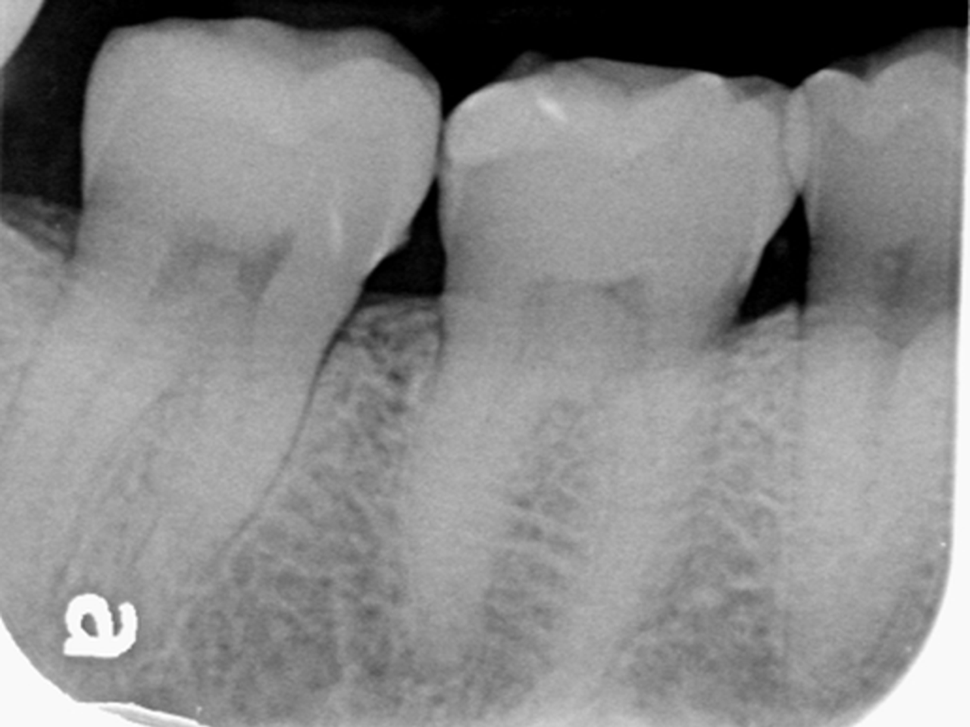
#> input picture v4.42/300_img/detect_251.png, 970 x 727 px, shrunk from 1280 x 960 before the run, found by its file name; its folder holds only this picture in this run; the run also reads 1 picture not shown here
$ jupyter execute --allow-errors IOUcopy.ipynb
#> lines starting #> are read from the running program, lines starting #| are printed output that depends on the picture; after the words box and inside, x2 and y2 are one past the last pixel; in counts of white or black regions, pixels touching at a corner belong together; long printed decimals are rounded
## 計算300-IOU

取處理前的Mask

[cell 1]
import cv2
import os
import matplotlib.pyplot as plt

# 輸入資料夾路徑
input_folder = r'C:\Users\SSTek\Desktop\LianChia\task\v4.42\300_img'

# 輸出資料夾路徑
output_folder = r'C:\Users\SSTek\Desktop\LianChia\task\v4.42\300_img_output'

# 如果輸出資料夾不存在，則創建
if not os.path.exists(output_folder):
    os.makedirs(output_folder)

# 瀏覽資料夾中的每張圖片
for filename in os.listdir(input_folder):
    if filename.endswith(".jpg") or filename.endswith(".png"):  # 可以根據需要添加其他圖片格式
        # 完整圖片路徑
        img_path = os.path.join(input_folder, filename)

        # 讀取圖片
        image = cv2.imread(img_path)
#> image is the input picture: shape (727, 970, 3); min 0, max 255, mean 136.1

        # 檢查是否成功讀取圖片
        if image is None:
            print(f"無法讀取圖片: {filename}")
            continue

        # 將圖片轉換為灰度圖
        gray_image = cv2.cvtColor(image, cv2.COLOR_BGR2GRAY)

        # 使用Otsu's方法進行二值化處理
        _, binary_mask = cv2.threshold(gray_image, 0, 255, cv2.THRESH_BINARY + cv2.THRESH_OTSU)
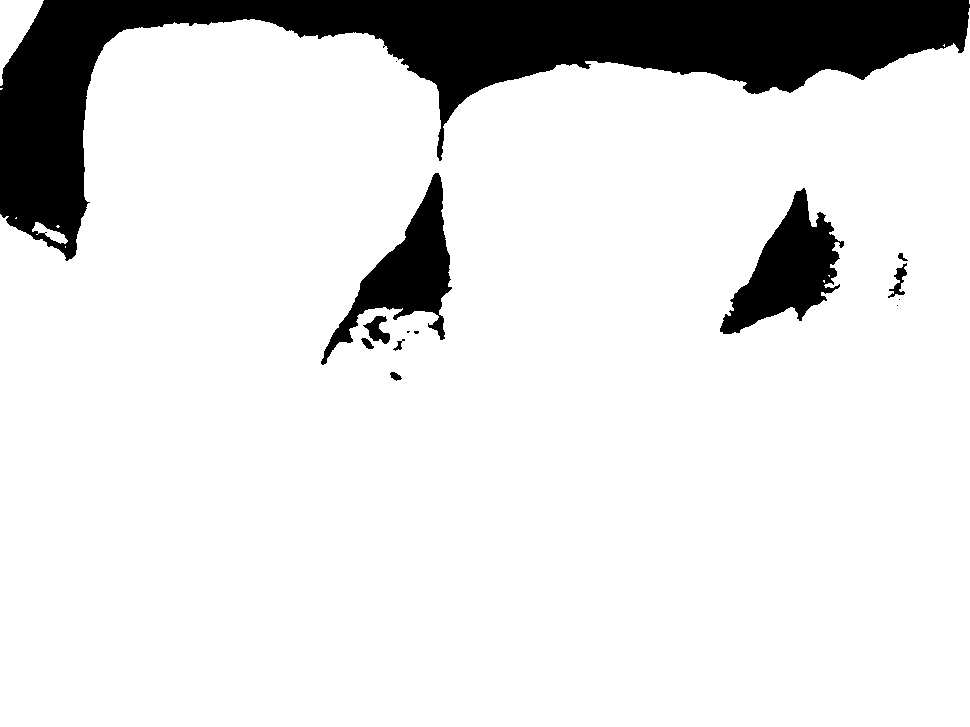
#> binary_mask: shape (727, 970); 87.6% white; 14 black regions (5 under 20 px), largest, box (x1, y1, x2, y2) and area: (0, 0, 970, 261) 70445, (720, 188, 844, 334) 8218, (321, 173, 452, 365) 7857

        # 生成新的檔名
        new_filename = os.path.splitext(filename)[0] + "_Mask" + os.path.splitext(filename)[1]

        # 保存二值化圖片到輸出資料夾
        output_path = os.path.join(output_folder, new_filename)
        cv2.imwrite(output_path, binary_mask)
        print(f"已處理並保存圖片: {output_path}")

[cell 2]
def show_img_by_path(img_path):
    test_img=cv2.cvtColor(cv2.imread(img_path),cv2.COLOR_BGR2RGB)
    plt.imshow(test_img)
    plt.show()
show_img_by_path(r'C:\Users\SSTek\Desktop\LianChia\task\v4.42\300_img_output\detect_251_Mask.png')

計算處理前的IOU

[cell 3]
import os
import numpy as np
import cv2
import matplotlib.pyplot as plt
from natsort import natsorted

def calculate_iou(mask1, mask2):
    mask1 = np.array(mask1).astype(bool)
    mask2 = np.array(mask2).astype(bool)
    intersection = np.logical_and(mask1, mask2).sum()
    union = np.logical_or(mask1, mask2).sum()
    iou = intersection / union if union != 0 else 0
    return iou

def find_best_threshold(mask_predict, mask_groundtruth):
    best_iou = 0
    best_threshold = 127  # 預設初始閾值
    ious = []

    # 測試不同閾值範圍 0-255
    for threshold in range(0, 256, 5):
        # 二值化處理
        _, mask_predict_bin = cv2.threshold(mask_predict, threshold, 255, cv2.THRESH_BINARY)
        _, mask_groundtruth_bin = cv2.threshold(mask_groundtruth, threshold, 255, cv2.THRESH_BINARY)

        # 計算 IoU
        iou = calculate_iou(mask_predict_bin, mask_groundtruth_bin)
        ious.append((threshold, iou))

        # 更新最佳閾值
        if iou > best_iou:
            best_iou = iou
            best_threshold = threshold
#> this loop made 52 passes
#> (iou, best_iou) on passes 1 to 8: (0.923, 0.923), (0.936, 0.936), (0.946, 0.946), (0.955, 0.955), (0.962, 0.962), (0.967, 0.967), (0.97, 0.97), (0.972, 0.972)
#> pass 1, in find_best_threshold, `_, mask_groundtruth_bin = cv2.threshold(mask_groundtruth, threshold, 2..`:
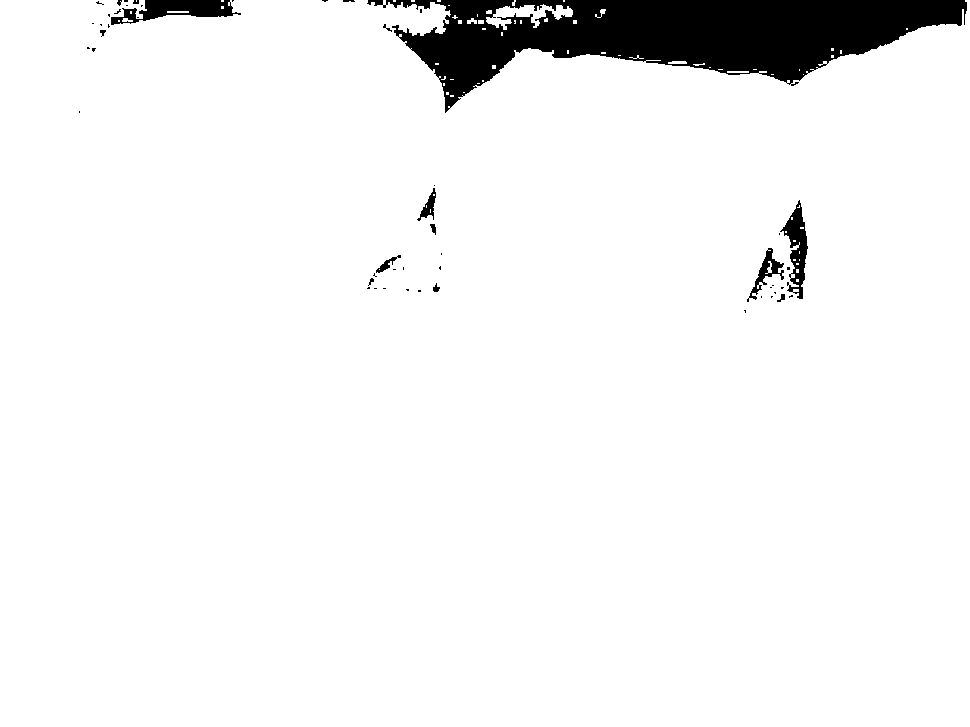
#> mask_groundtruth_bin: shape (727, 970); 94.9% white; 52 black regions (38 under 20 px), largest, box (x1, y1, x2, y2) and area: (367, 0, 967, 113) 31826, (111, 0, 241, 25) 1653, (780, 200, 808, 299) 1180
#> after the loop, best_iou = 1; best_threshold = 85; ious = 52 pairs, first value 0 to 255, second value 0 to 1

    return best_threshold, best_iou, ious

def process_folder_for_best_thresholds(predict_folder, groundtruth_folder):
    # 自然排序讀取檔案
    predict_files = natsorted([f for f in os.listdir(predict_folder) if f.endswith('.png')])
    groundtruth_files = natsorted([f for f in os.listdir(groundtruth_folder) if f.endswith('.png')])

    # 檢查檔案數量是否一致
    if len(predict_files) != len(groundtruth_files):
        raise ValueError("預測資料夾和真實資料夾中的檔案數量不一致。")

    best_thresholds = []
    total_iou = 0
    for predict_file, groundtruth_file in zip(predict_files, groundtruth_files):
        predict_path = os.path.join(predict_folder, predict_file)
        groundtruth_path = os.path.join(groundtruth_folder, groundtruth_file)

        # 讀取並轉換為灰階影像
        mask_predict = cv2.imread(predict_path, cv2.IMREAD_GRAYSCALE)
        mask_groundtruth = cv2.imread(groundtruth_path, cv2.IMREAD_GRAYSCALE)

        if mask_predict is None or mask_groundtruth is None:
            print(f"無法讀取檔案: {predict_path} 或 {groundtruth_path}")
            continue

        # 計算最佳閾值和 IoU
        best_threshold, best_iou, ious = find_best_threshold(mask_predict, mask_groundtruth)
#> best_threshold = 85; best_iou = 1
        best_thresholds.append((predict_file, groundtruth_file, best_threshold, best_iou))

        print(f"{predict_file} 與 {groundtruth_file} 的最佳閾值為 {best_threshold}，IoU 為 {best_iou}")
#| detect_251_Mask.png 與 detect_251.png 的最佳閾值為 85，IoU 為 1.0

        # 累加 IoU 值
        total_iou += best_iou
#> total_iou = 1

        # 畫出每個檔案的 IoU-閾值變化圖
        thresholds = [x[0] for x in ious]
#> thresholds = 52 values from 0 to 255
        ious_values = [x[1] for x in ious]
#> ious_values = 52 values, max 1 at index 17, min 0 at index 51, mean 0.585
        plt.plot(thresholds, ious_values, label=f"{predict_file}")

    # 計算平均 IoU
    average_iou = total_iou / len(best_thresholds) if best_thresholds else 0
#> average_iou = 1

    # 顯示所有檔案的 IoU-閾值圖
    plt.rcParams['font.sans-serif'] = ['Microsoft YaHei']  # 設定中文字體
    plt.xlabel('閾值')
    plt.ylabel('IoU')
    plt.title('不同圖片的 IoU 值隨閾值變化')
    #plt.legend(loc="best")  # 顯示圖例
    plt.grid(True)
    plt.show()
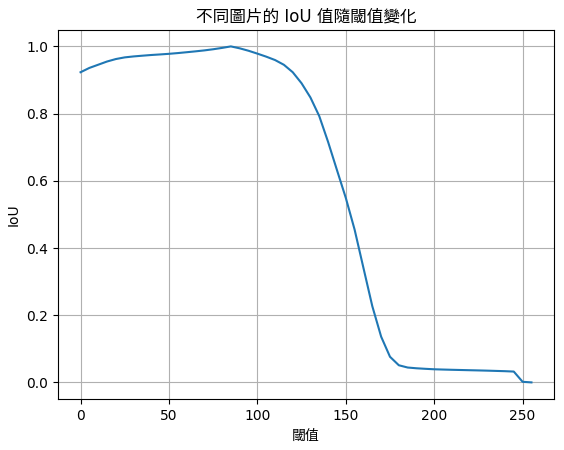
#> figure drawn by matplotlib, 1 panel; curve peaks at x = 85, y = 1

    return best_thresholds, average_iou

# 預測集和真實集的資料夾路徑
predict_folder = r"C:\Users\SSTek\Desktop\LianChia\task\v4.42\300_img_output"
groundtruth_folder = r"C:\Users\SSTek\Desktop\LianChia\task\v4.42\300_img"

# 計算每張圖片的最佳閾值和 IoU，並計算平均 IoU
best_thresholds, average_iou = process_folder_for_best_thresholds(predict_folder, groundtruth_folder)
#> best_thresholds = [('detect_251_Mask.png', 'detect_251.png', 85, 1)]; average_iou = 1

# 輸出每對檔案的最佳閾值和 IoU
for predict_file, groundtruth_file, best_threshold, best_iou in best_thresholds:
    print(f"檔案: {predict_file} vs {groundtruth_file}")
    print(f"最佳閾值: {best_threshold}")
    print(f"最佳 IoU: {best_iou}\n")
#> this loop made 1 pass
#> (printed output is left out)

# 輸出全部圖片的平均 IoU
print(f"全部圖片的平均 IoU: {average_iou}")
#| 全部圖片的平均 IoU: 1.0

後處理

[cell 4]
import os
import cv2
import numpy as np
import matplotlib.pyplot as plt
from natsort import natsorted

def process_image(image, kernel_shape='ellipse', kernel_size=10, iterations=1, flood_fill=False, flood_fill_seed_point=None):
    """
    對單張圖片進行開運算和閉運算處理，並選擇性地應用洪水填充以填補孔洞。
    :param image: 原始灰階圖片
    :param kernel_shape: 結構元素的形狀 ('rect', 'ellipse', 'circle')
    :param kernel_size: 閉運算的內核大小，數值越大，閉運算效果越強
    :param iterations: 閉運算的迭代次數
    :param flood_fill: 是否應用洪水填充
    :param flood_fill_seed_point: 洪水填充的起始點 (x, y)
    :return: 經過處理後的圖片
    """
#> called with kernel_shape = 'ellipse', kernel_size = 15, iterations = 5, flood_fill = True

    # 定義結構元素的形狀
    if kernel_shape == 'rect':
        kernel = np.ones((kernel_size, kernel_size), np.uint8)  # 矩形內核
    elif kernel_shape == 'ellipse':
        kernel = cv2.getStructuringElement(cv2.MORPH_ELLIPSE, (kernel_size, kernel_size))  # 橢圓內核
    elif kernel_shape == 'circle':
        kernel = cv2.getStructuringElement(cv2.MORPH_CROSS, (kernel_size, kernel_size))  # 圓形內核
    else:
        raise ValueError("不支持的結構元素形狀")

    # 使用開運算去除噪點
    opening = cv2.morphologyEx(image, cv2.MORPH_OPEN, kernel)
#> opening: shape (727, 970); 87.3% white; 6 black regions, box (x1, y1, x2, y2) and area: (0, 0, 970, 261) 71290, (321, 173, 452, 365) 9399, (720, 188, 844, 334) 8646, (888, 253, 908, 306) 453, (390, 372, 402, 381) 65, (406, 331, 419, 336) 30

    # 再進行閉運算填補孔洞
    closing = cv2.morphologyEx(opening, cv2.MORPH_CLOSE, kernel, iterations=iterations)
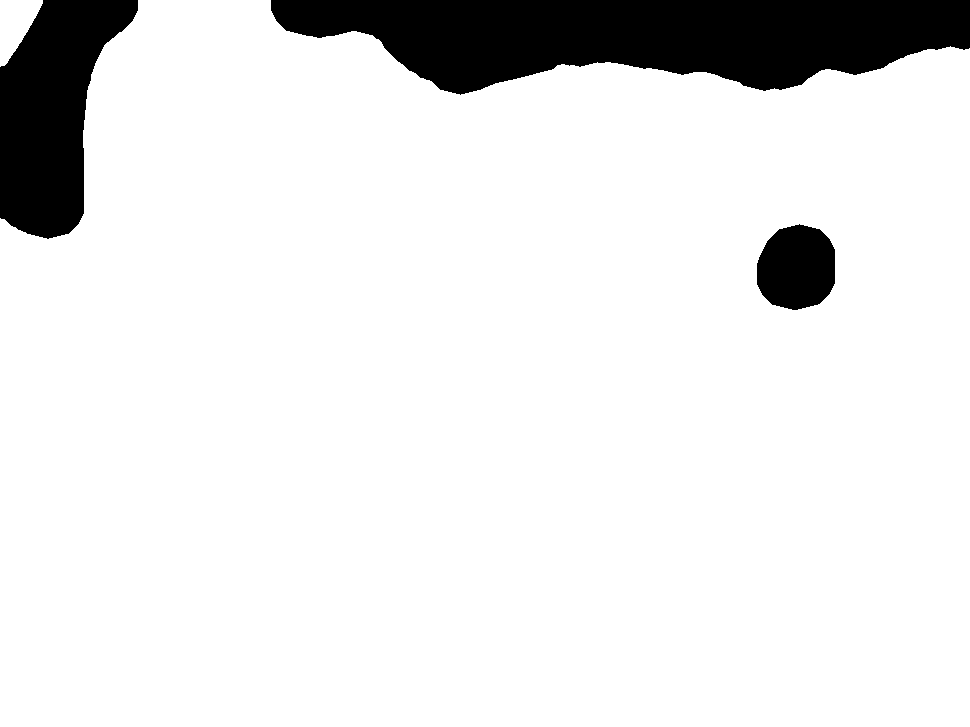
#> closing: shape (727, 970); 89.9% white; 3 black regions, box (x1, y1, x2, y2) and area: (271, 0, 970, 95) 46012, (0, 0, 138, 239) 20151, (757, 224, 835, 310) 5390

    # 洪水填充處理
    if flood_fill:
        # 創建填充的掩膜，大小需比圖片多兩個像素
        h, w = closing.shape[:2]
        mask = np.zeros((h + 2, w + 2), np.uint8)

        # 若未提供起始點，預設使用圖片中心點
        if flood_fill_seed_point is None:
            flood_fill_seed_point = (w // 2, h // 2)

        # 設置洪水填充參數 (填充顏色和閾值)
        fill_color = 255  # 填充白色
        lo_diff = 10  # 顏色的最小差異
        up_diff = 10  # 顏色的最大差異

        # 執行洪水填充
        cv2.floodFill(closing, mask, flood_fill_seed_point, fill_color, loDiff=lo_diff, upDiff=up_diff)

    return closing

# 資料夾路徑
input_folder = r"C:\Users\SSTek\Desktop\LianChia\task\v4.42\300_img_output"
output_folder = r"C:\Users\SSTek\Desktop\LianChia\task\v4.42\300_predict_2"

# 確認輸出資料夾存在，不存在則創建
if not os.path.exists(output_folder):
    os.makedirs(output_folder)

# 自然排序讀取資料夾中的 PNG 檔案
image_files = natsorted([f for f in os.listdir(input_folder) if f.endswith('.png')])

# 調整參數
kernel_shape = 'ellipse'  # 結構元素形狀 (可調整為 'rect', 'ellipse', 或 'circle')
kernel_size = 15           # 內核大小 (可調整)
iterations = 5             # 迭代次數 (可調整)
flood_fill = True          # 開啟洪水填充

# 遍歷資料夾中的每個圖片
for image_file in image_files:
    # 建立完整的輸入和輸出檔案路徑
    input_path = os.path.join(input_folder, image_file)
    output_path = os.path.join(output_folder, image_file)

    # 讀取圖片
    image = cv2.imread(input_path, cv2.IMREAD_GRAYSCALE)

    # 檢查是否成功讀取圖片
    if image is None:
        print(f"無法讀取圖片: {image_file}")
        continue

    # 使用參數進行處理，應用洪水填充
    processed_image = process_image(image, kernel_shape=kernel_shape, kernel_size=kernel_size, iterations=iterations, flood_fill=flood_fill)

    # 保存處理後的圖片
    cv2.imwrite(output_path, processed_image)

    # 可以選擇顯示處理結果 (若不需要可以注釋掉這段)
    plt.figure(figsize=(10, 5))
    plt.subplot(1, 2, 1)
    plt.title('原始圖片')
    plt.imshow(image, cmap='gray')

    plt.subplot(1, 2, 2)
    plt.title('處理後圖片')
    plt.imshow(processed_image, cmap='gray')

    plt.show()

    print(f"處理完成並保存至: {output_path}")

print("所有圖片處理完成。")

計算處理後的IOU

[cell 5]
import os
import numpy as np
import cv2
import matplotlib.pyplot as plt
from natsort import natsorted

def calculate_iou(mask1, mask2):
    mask1 = np.array(mask1).astype(bool)
    mask2 = np.array(mask2).astype(bool)
    intersection = np.logical_and(mask1, mask2).sum()
    union = np.logical_or(mask1, mask2).sum()
    iou = intersection / union if union != 0 else 0
    return iou

def find_best_threshold(mask_predict, mask_groundtruth):
    best_iou = 0
    best_threshold = 127  # 預設初始閾值
    ious = []

    # 測試不同閾值範圍 0-255
    for threshold in range(0, 256, 5):
        # 二值化處理
        _, mask_predict_bin = cv2.threshold(mask_predict, threshold, 255, cv2.THRESH_BINARY)
        _, mask_groundtruth_bin = cv2.threshold(mask_groundtruth, threshold, 255, cv2.THRESH_BINARY)

        # 計算 IoU
        iou = calculate_iou(mask_predict_bin, mask_groundtruth_bin)
        ious.append((threshold, iou))

        # 更新最佳閾值
        if iou > best_iou:
            best_iou = iou
            best_threshold = threshold
#> this loop made 52 passes
#> (iou, best_iou) on passes 1 to 8: (0.94, 0.94), (0.945, 0.945), (0.948, 0.948), (0.955, 0.955), (0.961, 0.961), (0.965, 0.965), (0.967, 0.967), (0.968, 0.968)
#> pass 3, in find_best_threshold, `_, mask_groundtruth_bin = cv2.threshold(mask_groundtruth, threshold, 2..`:
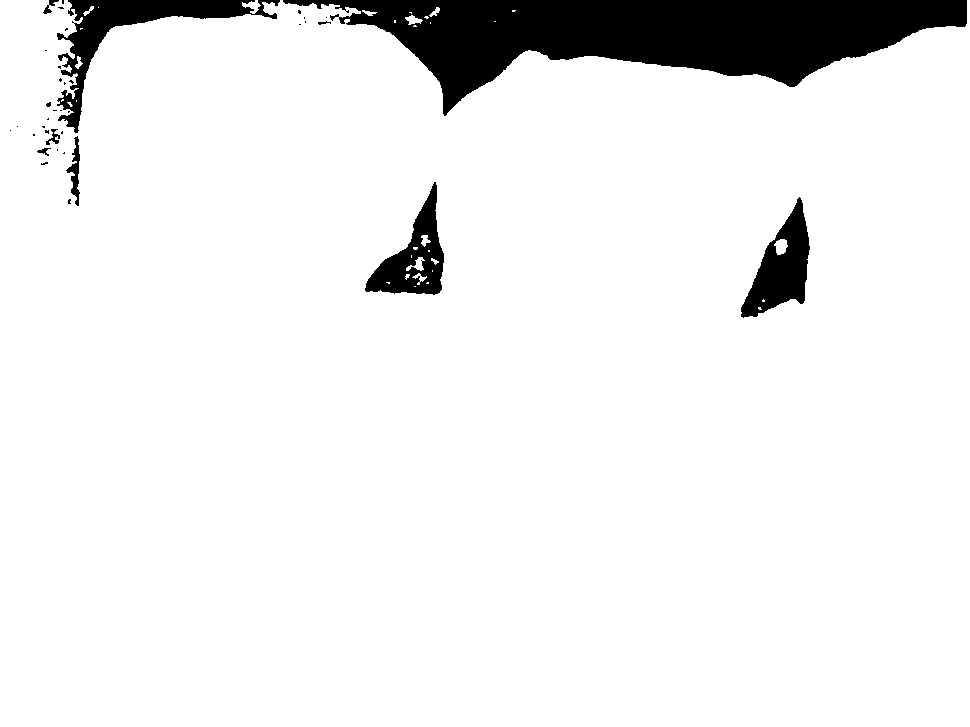
#> mask_groundtruth_bin: shape (727, 970); 92.7% white; 37 black regions (28 under 20 px), largest, box (x1, y1, x2, y2) and area: (283, 0, 967, 116) 37360, (57, 0, 280, 133) 5918, (741, 197, 810, 318) 4026
#> after the loop, best_iou = 0.974; best_threshold = 80; ious = 52 pairs, first value 0 to 255, second value 0 to 0.974

    return best_threshold, best_iou, ious

def process_folder_for_best_thresholds(predict_folder, groundtruth_folder):
    # 自然排序讀取檔案
    predict_files = natsorted([f for f in os.listdir(predict_folder) if f.endswith('.png')])
    groundtruth_files = natsorted([f for f in os.listdir(groundtruth_folder) if f.endswith('.png')])

    # 檢查檔案數量是否一致
    if len(predict_files) != len(groundtruth_files):
        raise ValueError("預測資料夾和真實資料夾中的檔案數量不一致。")

    best_thresholds = []
    total_iou = 0
    for predict_file, groundtruth_file in zip(predict_files, groundtruth_files):
        predict_path = os.path.join(predict_folder, predict_file)
        groundtruth_path = os.path.join(groundtruth_folder, groundtruth_file)

        # 讀取並轉換為灰階影像
        mask_predict = cv2.imread(predict_path, cv2.IMREAD_GRAYSCALE)
        mask_groundtruth = cv2.imread(groundtruth_path, cv2.IMREAD_GRAYSCALE)

        if mask_predict is None or mask_groundtruth is None:
            print(f"無法讀取檔案: {predict_path} 或 {groundtruth_path}")
            continue

        # 計算最佳閾值和 IoU
        best_threshold, best_iou, ious = find_best_threshold(mask_predict, mask_groundtruth)
#> best_threshold = 80; best_iou = 0.974
        best_thresholds.append((predict_file, groundtruth_file, best_threshold, best_iou))

        print(f"{predict_file} 與 {groundtruth_file} 的最佳閾值為 {best_threshold}，IoU 為 {best_iou}")
#| detect_251_Mask.png 與 detect_251.png 的最佳閾值為 80，IoU 為 0.9739

        # 累加 IoU 值
        total_iou += best_iou
#> total_iou = 0.974

        # 畫出每個檔案的 IoU-閾值變化圖
        thresholds = [x[0] for x in ious]
#> thresholds = 52 values from 0 to 255
        ious_values = [x[1] for x in ious]
#> ious_values = 52 values, max 0.974 at index 16, min 0 at index 51, mean 0.577
        plt.plot(thresholds, ious_values, label=f"{predict_file}")

    # 計算平均 IoU
    average_iou = total_iou / len(best_thresholds) if best_thresholds else 0
#> average_iou = 0.974

    # 顯示所有檔案的 IoU-閾值圖
    plt.rcParams['font.sans-serif'] = ['Microsoft YaHei']  # 設定中文字體
    plt.xlabel('閾值')
    plt.ylabel('IoU')
    plt.title('不同圖片的 IoU 值隨閾值變化')
    #plt.legend(loc="best")  # 顯示圖例
    plt.grid(True)
    plt.show()
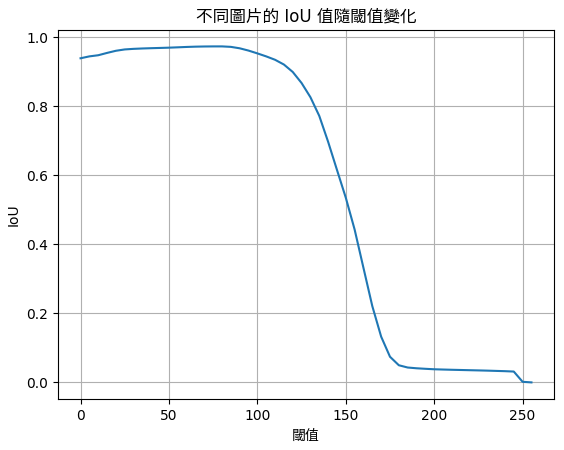
#> figure drawn by matplotlib, 1 panel; curve peaks at x = 80, y = 0.974

    return best_thresholds, average_iou

# 預測集和真實集的資料夾路徑
predict_folder = r"C:\Users\SSTek\Desktop\LianChia\task\v4.42\300_predict_2"
groundtruth_folder = r"C:\Users\SSTek\Desktop\LianChia\task\v4.42\300_img"

# 計算每張圖片的最佳閾值和 IoU，並計算平均 IoU
best_thresholds, average_iou = process_folder_for_best_thresholds(predict_folder, groundtruth_folder)
#> best_thresholds = [('detect_251_Mask.png', 'detect_251.png', 80, 0.974)]; average_iou = 0.974

# 輸出每對檔案的最佳閾值和 IoU
for predict_file, groundtruth_file, best_threshold, best_iou in best_thresholds:
    print(f"檔案: {predict_file} vs {groundtruth_file}")
    print(f"最佳閾值: {best_threshold}")
    print(f"最佳 IoU: {best_iou}\n")
#> this loop made 1 pass
#> (printed output is left out)

# 輸出全部圖片的平均 IoU
print(f"全部圖片的平均 IoU: {average_iou}")
#| 全部圖片的平均 IoU: 0.9739
